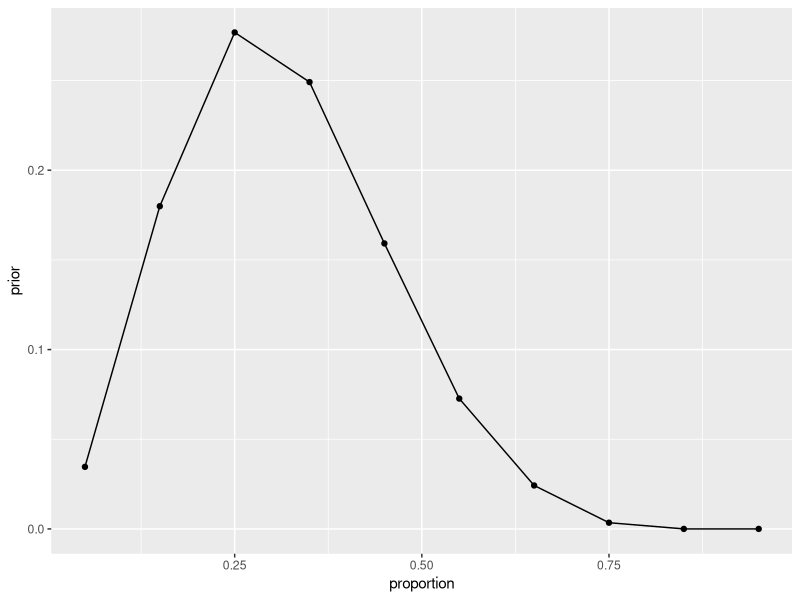
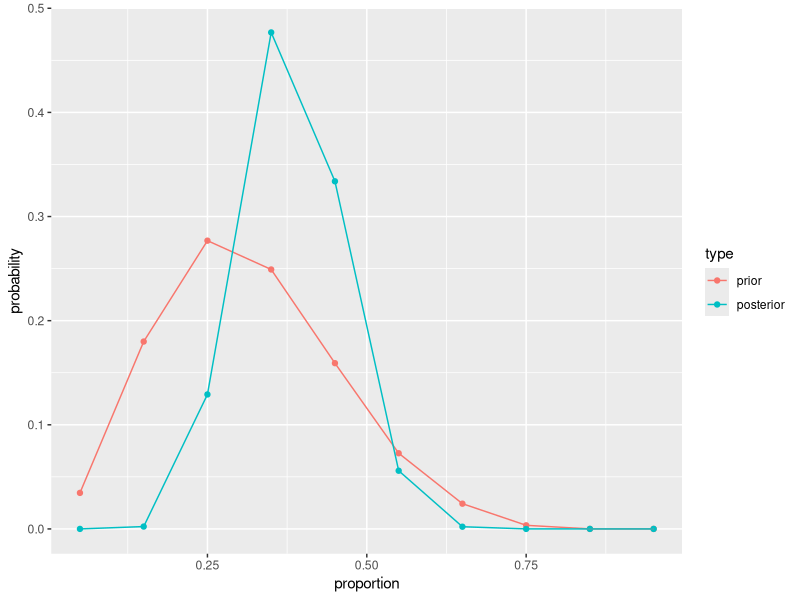
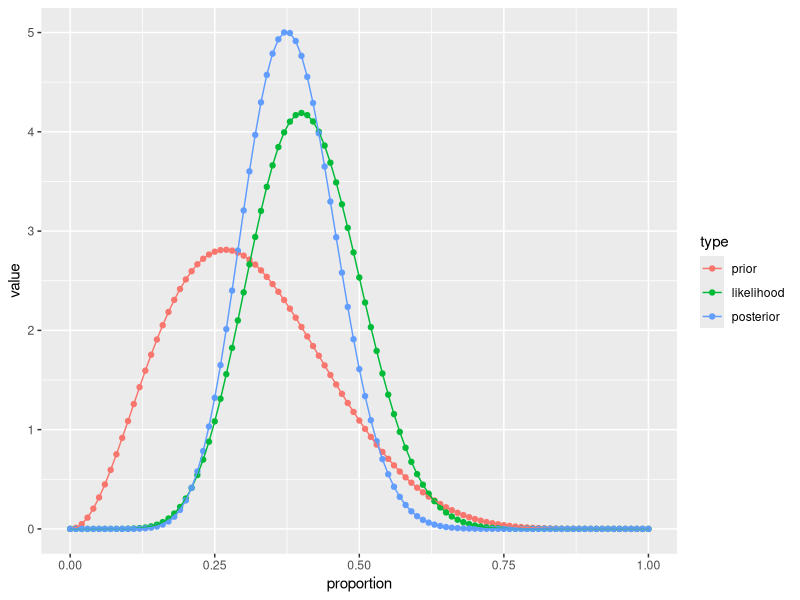
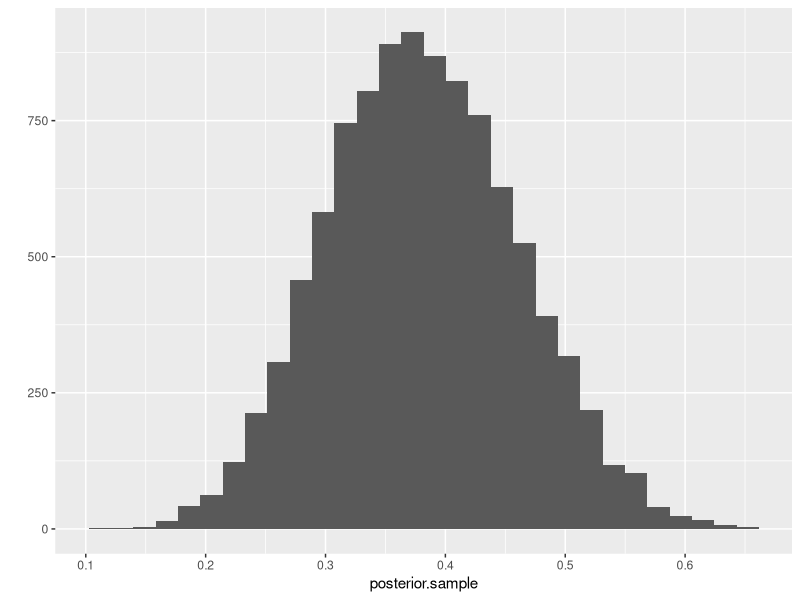
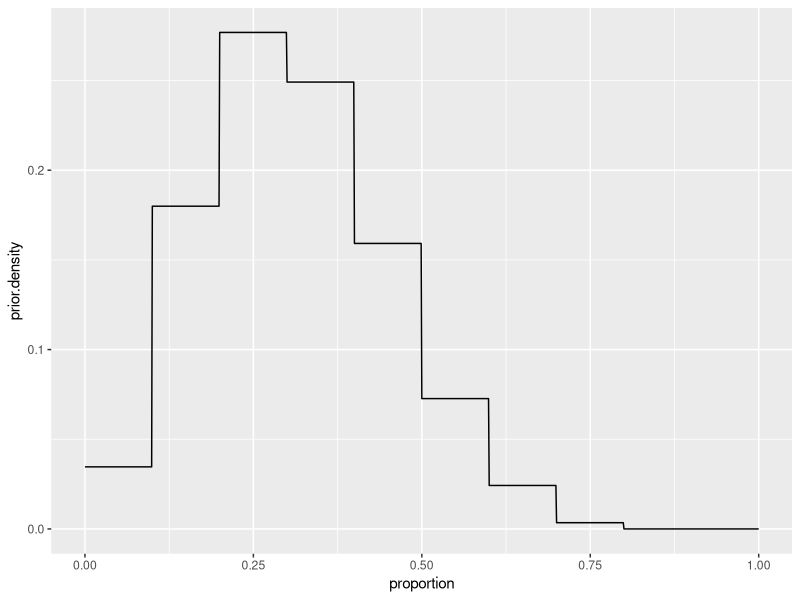
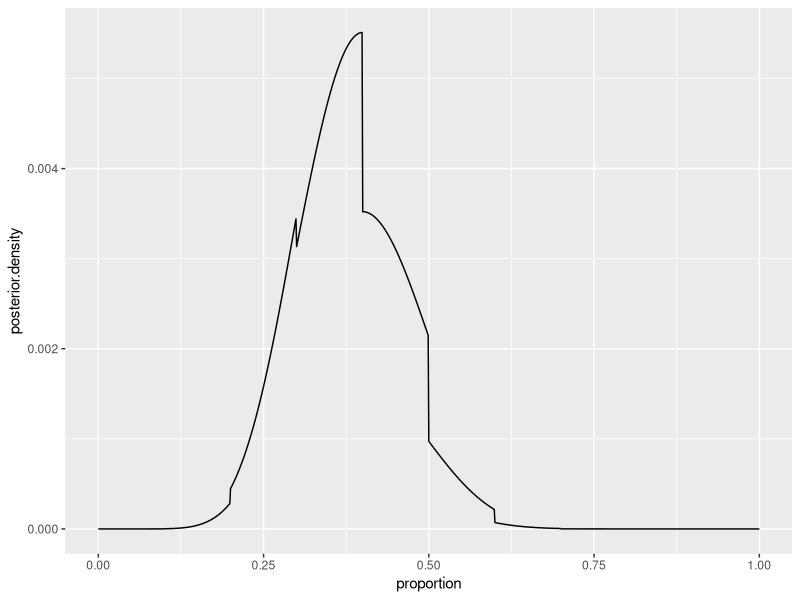
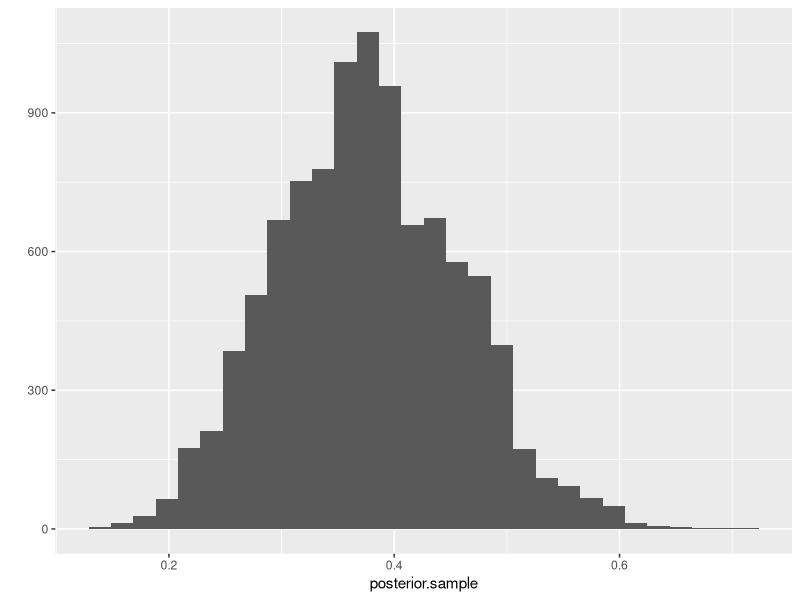
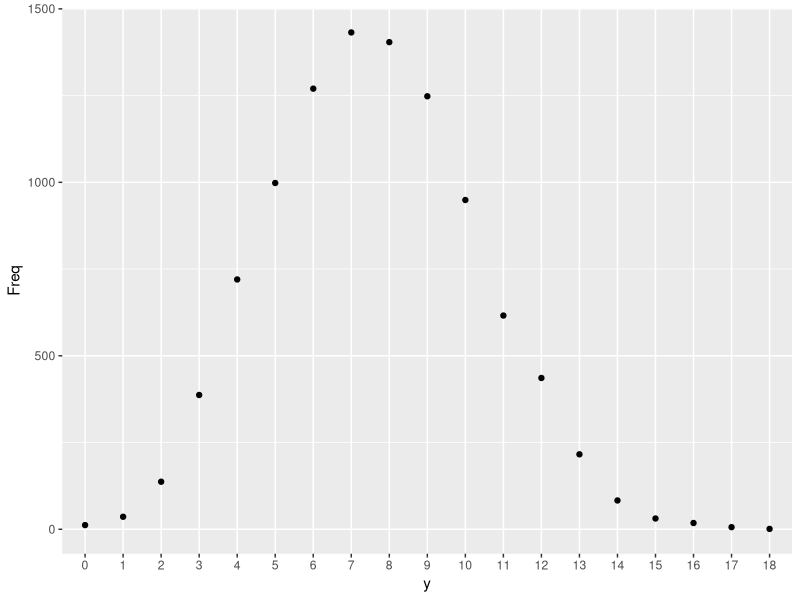

Source code (R) for these figures, in order:

command.arguments <- commandArgs(trailingOnly = TRUE);
output.directory  <- command.arguments[1];

####################################################################################################
setwd(output.directory);
library(LearnBayes);
library(ggplot2);

### Fig. 2.1, p.21 #################################################################################
proportions <- seq(0.05,0.95,0.1);
priors      <- c(1,5.2,8,7.2,4.6,2.1,0.7,0.1,0,0);
priors      <- priors/sum(priors);

png("Fig2-1_prior-probability-vs-proportion.png");
DF.temp <- data.frame(proportion = proportions, prior = priors);
print( DF.temp );
qplot(
	data = DF.temp,
	x    = proportion,
	y    = prior,
	geom = c("point","line")
	);
dev.off();


### Fig. 2.2, p.23 #################################################################################
n <- 27;
s <- 11;

likelihoods <- (proportions^s)*(1-proportions)^(n-s);
posteriors  <- priors * likelihoods;
posteriors  <- posteriors / sum(posteriors);

DF.prior <- data.frame(
	proportion       = proportions,
	probability      = priors,
	type             = rep("prior",length(proportions)),
	stringsAsFactors = FALSE
	);

DF.posterior <- data.frame(
	proportion       = proportions,
	probability      = posteriors,
	type             = rep("posterior",length(proportions)),
	stringsAsFactors = FALSE
	);

png("Fig2-2_prior-posterior-vs-proportion.png");
DF.temp <- rbind(DF.prior,DF.posterior);
DF.temp[,'type'] <- factor(DF.temp[,'type'],levels=c('prior','posterior'));
print( DF.temp );
qplot(
	data  = DF.temp,
	x     = proportion,
	y     = probability,
	color = type,
	geom  = c("point","line")
	);
dev.off();


### Fig. 2.3, p.25 #################################################################################
temp <- beta.select(
	quantile1 = list(p=0.9,x=0.5),
	quantile2 = list(p=0.5,x=0.3)
	);
a <- temp[1];
b <- temp[2];
print( a );
print( b );

n <- 27;
s <- 11;
proportions <- seq(0,1,0.01);

priors      <- dbeta(x = proportions, shape1 = a,     shape2 = b);
likelihoods <- dbeta(x = proportions, shape1 = s,     shape2 = n - s);
posteriors  <- dbeta(x = proportions, shape1 = a + s, shape2 = b + n - s);

DF.prior <- data.frame(
	proportion       = proportions,
	value            = priors,
	type             = "prior",
	stringsAsFactors = FALSE
	);

DF.likelihood <- data.frame(
	proportion       = proportions,
	value            = likelihoods,
	type             = "likelihood",
	stringsAsFactors = FALSE
	);

DF.posterior <- data.frame(
	proportion       = proportions,
	value            = posteriors,
	type             = "posterior",
	stringsAsFactors = FALSE
	);

png("Fig2-3_beta-prior.png");
DF.temp <- rbind(DF.prior, DF.likelihood, DF.posterior);
DF.temp[,'type'] <- factor(DF.temp[,'type'],levels=c('prior','likelihood','posterior'));
print( DF.temp );
qplot(
	data  = DF.temp,
	x     = proportion,
	y     = value,
	color = type,
	geom  = c("point","line")
	);
dev.off();

1 - pbeta(0.5, shape1 = a    + s,  shape2 = b    + n - s);
1 - pbeta(0.5, shape1 = 3.26 + 11, shape2 = 7.19 + 16);

posterior.sample <- rbeta(n = 10000, shape1 = a + s, shape2 = b + n - s);
sum(posterior.sample > 0.5) / length(posterior.sample);

qbeta(p = c(0.05,0.95), shape1 = a + s, shape2 = b + n - s);
quantile(x = posterior.sample, probs = c(0.05,0.95));

### Fig. 2.4, p.26 #################################################################################
png("Fig2-4_posterior-sample-histogram.png");
DF.temp <- data.frame(posterior.sample = posterior.sample);
qplot(
	data  = DF.temp,
	x     = posterior.sample,
	geom  = c("histogram")
	);
dev.off();

### Fig. 2.5, p.28 #################################################################################
mid.points <- seq(0.05,0.95,0.1);
priors     <- c(1,5.2,8,7.2,4.6,2.1,0.7,0.1,0,0);
priors     <- priors/sum(priors);

proportions     <- seq(0,1,0.001);
prior.densities <- histprior(p=proportions,midpts=mid.points,prob=priors);

png("Fig2-5_histogram-prior.png");
DF.temp <- data.frame(proportion = proportions, prior.density = prior.densities);
qplot(
	data  = DF.temp,
	x     = proportion,
	y     = prior.density,
	geom  = c("line")
	);
dev.off();

### Fig. 2.6, p.29 #################################################################################
mid.points <- seq(0.05,0.95,0.1);
priors     <- c(1,5.2,8,7.2,4.6,2.1,0.7,0.1,0,0);
priors     <- priors/sum(priors);

proportions     <- seq(0,1,0.001);
prior.densities <- histprior(p=proportions,midpts=mid.points,prob=priors);

n <- 27;
s <- 11;
likelihoods <- dbeta(x = proportions, shape1 = s, shape2 = n - s);

posterior.densities <- prior.densities * likelihoods;
posterior.densities <- posterior.densities / sum(posterior.densities);

png("Fig2-6_posterior-histogram-prior.png");
DF.temp <- data.frame(proportion = proportions, posterior.density = posterior.densities);
qplot(
	data  = DF.temp,
	x     = proportion,
	y     = posterior.density,
	geom  = c("line")
	);
dev.off();

### Fig. 2.7, p.30 #################################################################################
sample.size <- 10000;
posterior.sample <- sample(
	x       = proportions,
	prob    = posterior.densities,
	size    = sample.size,
	replace = TRUE
	);

png("Fig2-7_posterior-sample-histogram-prior.png");
DF.temp <- data.frame(posterior.sample = posterior.sample);
qplot(
	data  = DF.temp,
	x     = posterior.sample,
	geom  = c("histogram")
	);
dev.off();

### Fig. 2.8, p.33 #################################################################################
num.of.trials <- 20;
y <- rbinom(
	n    = length(posterior.sample),
	size = num.of.trials,
	prob = posterior.sample
	);
length(y);
table(y);
as.data.frame(table(y));

png("Fig2-8_prediction.png");
DF.temp <- as.data.frame(table(y));
qplot(
	data  = DF.temp,
	x     = y,
	y     = Freq,
	geom  = c("point")
	);
dev.off();
